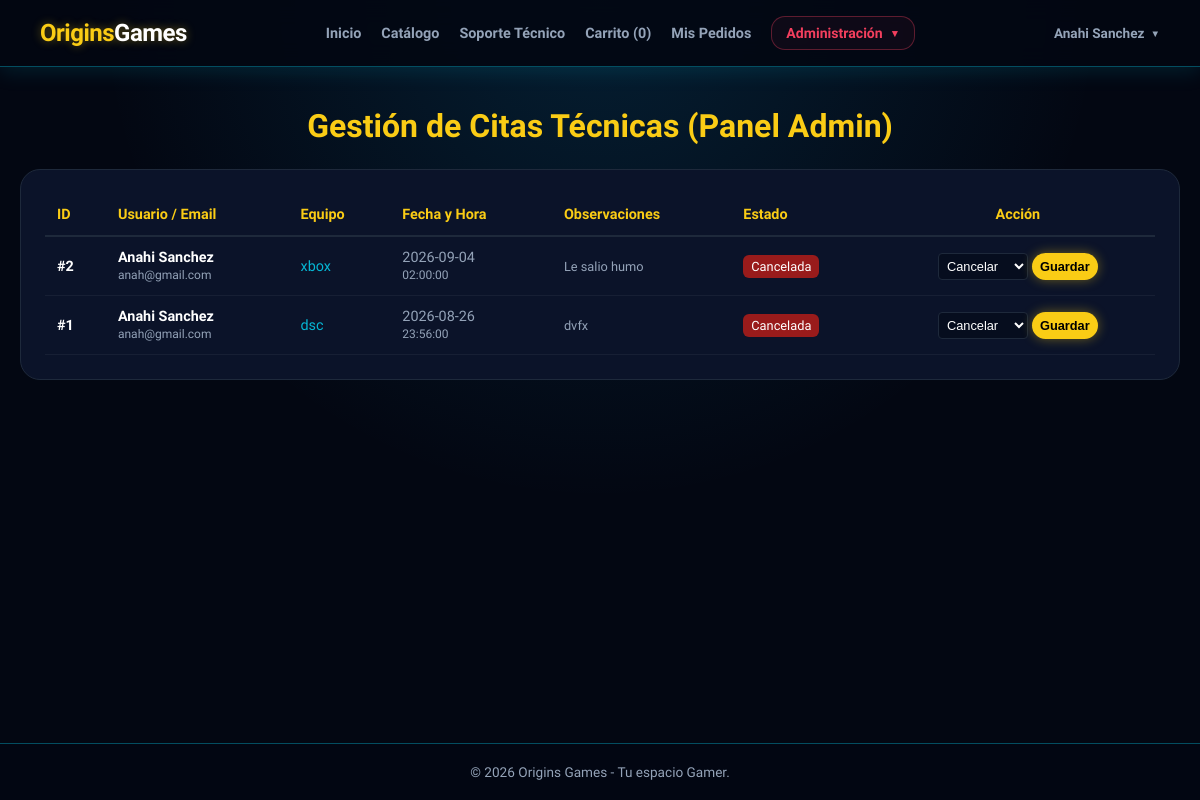
Before: /cita/admin (signed in) with the older database file.
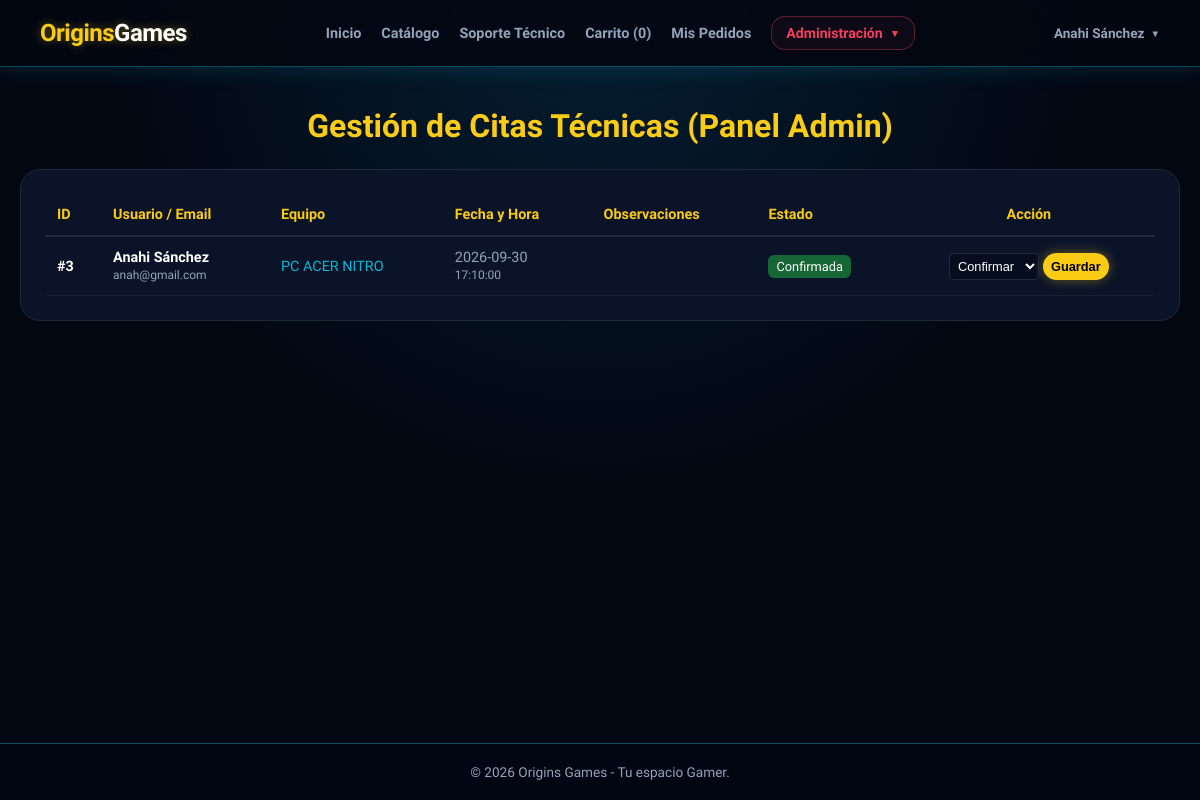
After: the same page with the newer database file.
### tables this page shows
CREATE TABLE `citas` (
  `id` int(11) NOT NULL,
  `usuario_id` int(11) NOT NULL,
  `servicio_id` int(11) NOT NULL,
  `tipo_equipo` varchar(100) NOT NULL,
  `fecha_cita` date NOT NULL,
  `hora_cita` time NOT NULL,
  `observaciones` text DEFAULT NULL,
  `estado` enum('pendiente','confirmada','completada','cancelada') DEFAULT 'pendiente',
  `created_at` timestamp NOT NULL DEFAULT current_timestamp()
);

CREATE TABLE `usuarios` (
  `id` int(11) NOT NULL,
  `rol_id` int(11) NOT NULL DEFAULT 2,
  `nombre` varchar(100) NOT NULL,
  `email` varchar(150) NOT NULL,
  `password` varchar(255) NOT NULL,
  `telefono` varchar(20) DEFAULT NULL,
  `direccion` text DEFAULT NULL,
  `creado_en` timestamp NOT NULL DEFAULT current_timestamp()
);

### controllers/CitaController.php (called while the page is built, shortened)
<?php
require_once "models/Cita.php";
require_once "config/AuthMiddleware.php";
class CitaController {
    private $citaModel;
    public function __construct() {
        $this->citaModel = new Cita();
    }
    public function admin() {
        $citas = $this->citaModel->getAll();
        require_once 'views/layouts/header.php';
        require_once 'views/citas/admin.php';
        require_once 'views/layouts/footer.php';
    }
}

### config/AuthMiddleware.php (called while the page is built, shortened)
<?php
class AuthMiddleware {
    public static function isLogged() {
        return isset($_SESSION['usuario']);
    }
    public static function isAdmin() {
        $rolId = $_SESSION['usuario']['rol_id'] ?? null;
        $rol = $_SESSION['usuario']['rol'] ?? null;
        return $rolId == 1 || $rol === 'admin' || $rol === 'administrador';
    }
}

### config/database.php (called while the page is built)
<?php
class Database {
    private static $host = "localhost";
    private static $db_name = "origins_games";
    private static $username = "root";
    private static $password = "";
    private static $conn = null;
    public static function connect() {
        if (self::$conn === null) {
            try {
                self::$conn = new PDO(
                    "mysql:host=" . self::$host . ";dbname=" . self::$db_name . ";charset=utf8mb4",
                    self::$username,
                    self::$password,
                    [
                        PDO::ATTR_ERRMODE => PDO::ERRMODE_EXCEPTION,
                        PDO::ATTR_DEFAULT_FETCH_MODE => PDO::FETCH_ASSOC,
                        PDO::ATTR_EMULATE_PREPARES => false
                    ]
                );
            } catch (PDOException $e) {
                die("Error de Conexión: " . $e->getMessage());
            }
        }
        return self::$conn;
    }
}

### models/Cita.php (called while the page is built, shortened)
<?php
require_once __DIR__ . '/../config/database.php';
class Cita
{
    private $db;
    public function __construct()
    {
        $this->db = Database::connect();
    }
    public function getAll()
    {
        $sql = "SELECT
                    c.*,
                    u.nombre AS usuario_nombre,
                    u.email AS usuario_email
                FROM citas c
                LEFT JOIN usuarios u
                    ON c.usuario_id = u.id
                ORDER BY
                    c.fecha_cita DESC,
                    c.hora_cita DESC";
        $stmt = $this->db->query($sql);
        return $stmt->fetchAll(PDO::FETCH_ASSOC);
    }
}

### views/citas/admin.php (the view, shortened to what this page needs)
<?php require_once __DIR__ . '/../layouts/header.php'; ?>
<div style="max-width: 1200px; margin: 0 auto;">
    <h2 style="font-size: 2rem; color: var(--yellow-accent); margin-bottom: 24px; text-align: center;">
        Gestión de Citas Técnicas (Panel Admin)
    </h2>
    <div style="background: var(--bg-card); border: 1px solid var(--border-card); border-radius: 20px; padding: 24px; overflow-x: auto;">
        <?php if (!empty($citas)): ?>
            <table style="width: 100%; border-collapse: collapse; text-align: left; font-size: 0.9rem;">
                <thead>
                    <tr style="border-bottom: 2px solid var(--border-card); color: var(--yellow-accent);">
                        <th style="padding: 12px;">ID</th>
                        <th style="padding: 12px;">Usuario / Email</th>
                        <th style="padding: 12px;">Equipo</th>
                        <th style="padding: 12px;">Fecha y Hora</th>
                        <th style="padding: 12px;">Observaciones</th>
                        <th style="padding: 12px;">Estado</th>
                        <th style="padding: 12px; text-align: center;">Acción</th>
                    </tr>
                </thead>
                <tbody>
                    <?php foreach ($citas as $c): ?>
                        <tr style="border-bottom: 1px solid rgba(255,255,255,0.05); color: var(--text-secondary);">
                            <td style="padding: 12px; font-weight: bold; color: var(--text-primary);">#<?= $c['id'] ?></td>
                            <td style="padding: 12px;">
                                <strong style="color: var(--text-primary);"><?= htmlspecialchars($c['usuario_nombre'] ?? 'Usuario ID: ' . $c['usuario_id']) ?></strong><br>
                                <small><?= htmlspecialchars($c['usuario_email'] ?? '') ?></small>
                            </td>
                            <td style="padding: 12px; color: var(--cyan-accent);"><?= htmlspecialchars($c['tipo_equipo']) ?></td>
                            <td style="padding: 12px;"><?= $c['fecha_cita'] ?><br><small><?= $c['hora_cita'] ?></small></td>
                            <td style="padding: 12px; max-width: 200px; font-size: 0.8rem;"><?= htmlspecialchars($c['observaciones'] ?? 'Sin notas') ?></td>
                            <td style="padding: 12px;">
                                <span style="padding: 4px 8px; border-radius: 6px; font-size: 0.8rem; text-transform: capitalize;
                                    background: <?= $c['estado'] === 'confirmada' ? '#166534' : ($c['estado'] === 'completada' ? '#1e3a8a' : ($c['estado'] === 'cancelada' ? '#991b1b' : '#854d0e')) ?>;
                                    color: #fff;">
                                    <?= htmlspecialchars($c['estado']) ?>
                                </span>
                            </td>
                            <td style="padding: 12px; text-align: center;">
                                <form action="/origins_games/cita/cambiarEstado" method="POST" style="display: inline-flex; gap: 4px;">
                                    <select name="estado" style="padding: 4px; font-size: 0.8rem; border-radius: 4px; background: #060d1e; color: #fff; border: 1px solid var(--border-card);">
                                        <option value="confirmada" <?= $c['estado'] === 'confirmada' ? 'selected' : '' ?>>Confirmar</option>
                                        <option value="cancelada" <?= $c['estado'] === 'cancelada' ? 'selected' : '' ?>>Cancelar</option>
                                    </select>
                                    <button type="submit" class="btn btn-primary" style="padding: 4px 8px; font-size: 0.8rem;">Guardar</button>
                                </form>
                            </td>
                        </tr>
                    <?php endforeach; ?>
                </tbody>
            </table>
        <?php else: ?>
            <p style="color: var(--text-secondary); text-align: center;">No hay citas registradas en el sistema.</p>
        <?php endif; ?>
    </div>
</div>
<?php require_once __DIR__ . '/../layouts/footer.php'; ?>

### index.php (shortened to what this page needs)
<?php
$url = parse_url($_SERVER['REQUEST_URI'], PHP_URL_PATH);
$url = str_replace(
    '/origins_games',
    '',
    $url
);
require_once __DIR__ . '/controllers/CarritoController.php';
switch ($url) {
    case '/cita/admin':
        require_once 'controllers/CitaController.php';
        (new CitaController())->admin();
        break;
}

### views/layouts/header.php (shortened to what this page needs)
<?php
require_once __DIR__ . '/../../config/AuthMiddleware.php';
$cant_carrito = 0;
?>
<!DOCTYPE html>
<html lang="es">
<head>
</head>
<body>
<header class="navbar">
    <a
        href="/origins_games/home"
        class="logo"
    >
        Origins<span>Games</span>
    </a>
    <nav class="nav-links">
        <a href="/origins_games/home">
            Inicio
        </a>
        <a href="/origins_games/producto">
            Catálogo
        </a>
        <a href="/origins_games/cita">
            Soporte Técnico
        </a>
        <a href="/origins_games/carrito">
            Carrito (<?= $cant_carrito ?>)
        </a>
        <?php if (AuthMiddleware::isLogged()): ?>
            <a href="/origins_games/mis-pedidos">
                Mis Pedidos
            </a>
        <?php endif; ?>
        <?php if (AuthMiddleware::isAdmin()): ?>
            <div class="admin-menu">
                <a
                    href="#"
                    class="admin-menu-button"
                    onclick="return false;"
                >
                    Administración
                    <span class="admin-arrow">
                        ▼
                    </span>
                </a>
            </div>
        <?php endif; ?>
    </nav>
    <div class="auth-buttons">
        <?php if (AuthMiddleware::isLogged()): ?>
            <div class="user-profile-menu">
                <a
                    href="#"
                    class="user-profile-button"
                    onclick="return false;"
                >
                    <?= htmlspecialchars(
                        $_SESSION['usuario']['nombre'] ?? 'Usuario'
                    ) ?>
                    <span class="user-profile-arrow">
                        ▼
                    </span>
                </a>
            </div>
        <?php endif; ?>
    </div>
</header>
<main class="container">

### views/layouts/footer.php
</main>
    <footer class="footer">
        <p>&copy; <?= date('Y') ?> Origins Games - Tu espacio Gamer.</p>
    </footer>
</body>
</html>

### views/layouts/header.php (style rules this page uses)
:root { --bg-dark: #030712; --bg-card: #0b1329; --border-card: #1e293b; --yellow-accent: #facc15; --yellow-hover: #eab308; --cyan-accent: #06b6d4; --text-primary: #ffffff; --text-secondary: #94a3b8; --glow-cyan: rgba(6, 182, 212, 0.4); --glow-yellow: rgba(250, 204, 21, 0.4); }
* { box-sizing: border-box; margin: 0; padding: 0; }
body { font-family: 'Plus Jakarta Sans', sans-serif; background-color: var(--bg-dark); background-image: radial-gradient( circle at 50% 0%, rgba(14, 165, 233, 0.15) 0%, transparent 50% ), radial-gradient( circle at 50% 100%, rgba(3, 7, 18, 1) 0%, transparent 100% ); color: var(--text-primary); min-height: 100vh; display: flex; flex-direction: column; }
a { text-decoration: none !important; }
.navbar { background: rgba(3, 7, 18, 0.9); backdrop-filter: blur(12px); border-bottom: 1px solid var(--glow-cyan); box-shadow: 0 4px 20px rgba(6, 182, 212, 0.15); padding: 16px 40px; display: flex; justify-content: space-between; align-items: center; gap: 20px; position: sticky; top: 0; z-index: 1000; }
.navbar .logo { font-size: 1.5rem; font-weight: 800; color: var(--yellow-accent); letter-spacing: -0.5px; text-shadow: 0 0 10px var(--glow-yellow); white-space: nowrap; }
.navbar .logo span { color: var(--text-primary); }
.nav-links { display: flex; align-items: center; justify-content: center; gap: 20px; flex: 1; }
.navbar nav > a { color: var(--text-secondary); font-size: 0.9rem; font-weight: 600; transition: all 0.2s ease; white-space: nowrap; }
.admin-menu { position: relative; display: flex; align-items: center; }
.admin-menu-button { display: inline-flex; align-items: center; justify-content: center; gap: 7px; padding: 8px 14px; border-radius: 14px; border: 1px solid rgba(244, 63, 94, 0.35); background: rgba(244, 63, 94, 0.05); color: #f43f5e !important; font-size: 0.88rem !important; font-weight: 700 !important; white-space: nowrap; cursor: pointer; transition: all 0.2s ease; }
.admin-arrow { font-size: 0.65rem; transition: transform 0.2s ease; }
.auth-buttons { display: flex; align-items: center; gap: 12px; white-space: nowrap; }
.user-profile-menu { position: relative; display: flex; align-items: center; }
.user-profile-button { display: inline-flex; align-items: center; gap: 6px; color: var(--text-secondary) !important; font-size: 0.85rem; font-weight: 600; max-width: 170px; white-space: nowrap; overflow: hidden; text-overflow: ellipsis; cursor: pointer; transition: all 0.2s ease; }
.user-profile-arrow { font-size: 0.6rem; transition: transform 0.2s ease; }
.container { max-width: 1200px; margin: 0 auto; padding: 40px 20px; flex: 1; width: 100%; }
.btn { padding: 12px 24px; border-radius: 20px; border: none; font-weight: 700; font-size: 0.95rem; cursor: pointer; display: inline-block; transition: all 0.2s ease; text-align: center; }
.btn-primary { background: var(--yellow-accent); color: #000; box-shadow: 0 0 12px var(--glow-yellow); width: 100%; }
.footer { background: rgba(3, 7, 18, 0.95); border-top: 1px solid var(--glow-cyan); padding: 20px; text-align: center; color: var(--text-secondary); font-size: 0.85rem; margin-top: auto; }

Changed rows visible on the page:
removed citas: id "2", usuario.nombre "Anahi Sanchez", usuario.email "anah@gmail.com", tipo_equipo "xbox", fecha_cita "2026-09-04", hora_cita "02:00:00", observaciones "Le salio humo", estado "Cancelada", estado "Cancelar"
removed citas: id "1", usuario.nombre "Anahi Sanchez", usuario.email "anah@gmail.com", tipo_equipo "dsc", fecha_cita "2026-08-26", hora_cita "23:56:00", observaciones "dvfx", estado "Cancelada", estado "Cancelar"
added citas: id "3", usuario.nombre "Anahi Sánchez", usuario.email "anah@gmail.com", tipo_equipo "PC ACER NITRO", fecha_cita "2026-09-30", hora_cita "17:10:00", estado "Confirmada", estado "Confirmar"
Other visible differences:
$_SESSION['usuario']['nombre']: "Anahi Sanchez" → "Anahi Sánchez"
